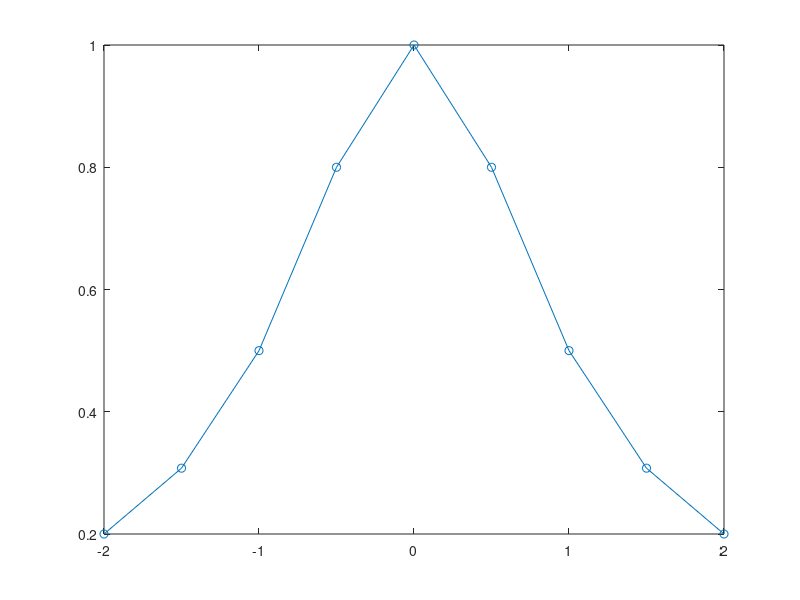

Recreate this plot in MATLAB.
## fonction a la volee
f='1./(1+x.^2)'
fplot(f,[-2,6])

## function anonym
f=@(x)[1./(1+x.^2)]
fplot(f,[-2,2])
x=0;
y=f(x)
y=feval(f,x)
x=[-2:0.5:2];
y=f(x);
plot(x,y,'-o')
